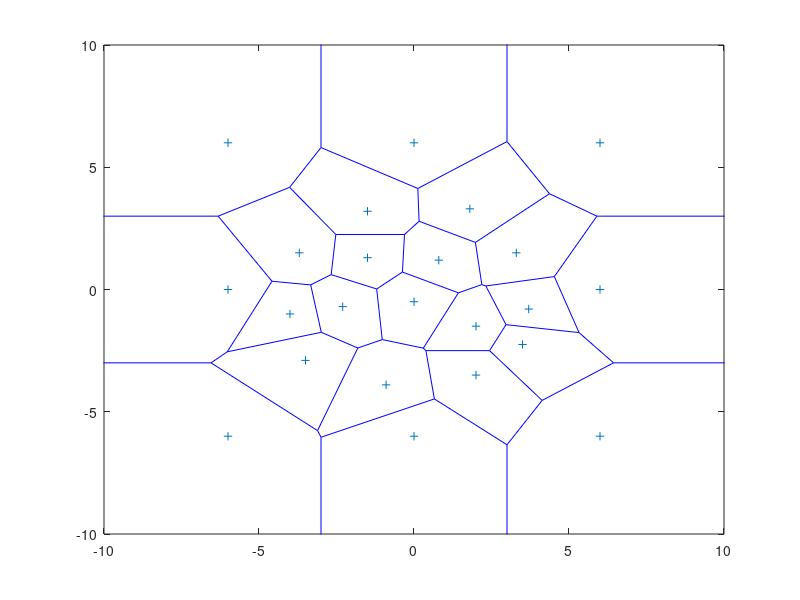

This figure's MATLAB source: (Note: this script raises an error after producing the figure.)
clear all; close all; clc;

X=[                   -1.5                       3.2
                       1.8                       3.3
                      -3.7                       1.5
                      -1.5                       1.3
                       0.8                       1.2
                       3.3                       1.5
                        -4                        -1
                      -2.3                      -0.7
                         0                      -0.5
                         2                      -1.5
                       3.7                      -0.8
                      -3.5                      -2.9
                      -0.9                      -3.9
                         2                      -3.5
                       3.5                     -2.25
                        -6                        -6
                        -6                         6
                         6                         6
                         6                        -6
                        -6                         0
                         6                         0
                         0                        -6
                         0                         6];
voronoi(X(:,1),X(:,2))
axis([-10 10 -10 10])
DT = DelaunayTri(X);
hold on
triplot(DT,'-r');                     


[v,c]=VoronoiLimit(X(:,1),X(:,2),[-6 6 -6 6]);

